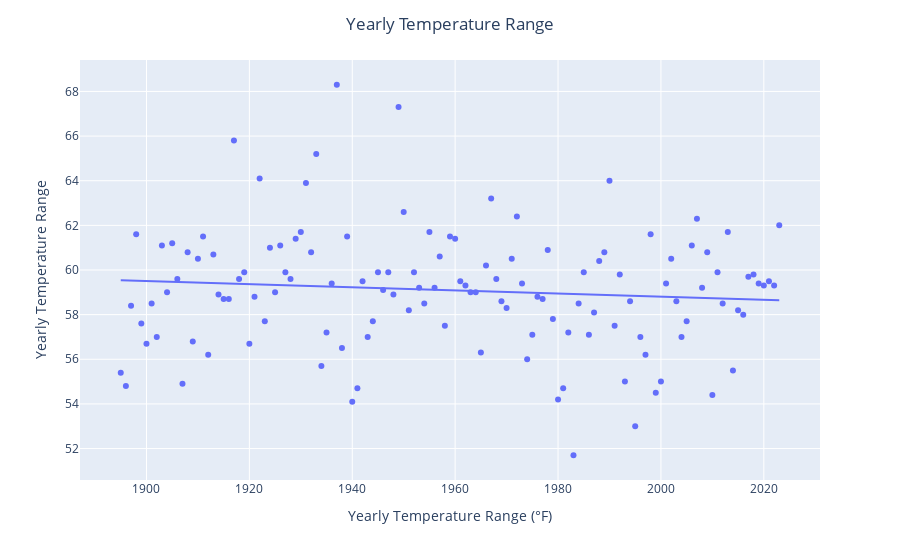

Source (notebook cell):
### Markdown cell above
We will also make a graph for difference in minimum and maximum temperature (aka yearly temperature range) just to see what happens.

### Code cell
tdiff_st_df = pd.merge(
    tmin_st_df[['Year', 'Yearly Min Temperature']],
    tmax_st_df[['Year', 'Yearly Max Temperature']],
    how='inner', on='Year'
)

tdiff_st_df['Yearly Temperature Range'] = tdiff_st_df['Yearly Max Temperature'] - tdiff_st_df['Yearly Min Temperature']

make_wt_graph(tdiff_st_df, 'Yearly Temperature Range', '°F')

### Figure 1 — Plotly figure (JSON) as saved in the notebook; plotly's stock layout.template omitted (floating-point values rounded to 4 significant figures; data arrays with more than 128 entries replaced by an {"elided": "..."} marker saying what was removed)
{"data": [{"hovertemplate": "Year=%{x}<br>Yearly Temperature Range=%{y}<extra></extra>", "legendgroup": "", "marker": {"color": "#636efa", "symbol": "circle"}, "mode": "markers", "name": "", "orientation": "v", "showlegend": false, "type": "scatter", "x": {"elided": "129 int values"}, "xaxis": "x", "y": {"elided": "129 float values"}, "yaxis": "y"}, {"hovertemplate": "<b>OLS trendline</b><br>Yearly Temperature Range = -0.00696948 * Year + 72.7462<br>R<sup>2</sup>=0.009384<br><br>Year=%{x}<br>Yearly Temperature Range=%{y} <b>(trend)</b><extra></extra>", "legendgroup": "", "marker": {"color": "#636efa", "symbol": "circle"}, "mode": "lines", "name": "", "showlegend": false, "type": "scatter", "x": {"elided": "129 int values"}, "xaxis": "x", "y": {"elided": "129 float values"}, "yaxis": "y"}], "layout": {"autosize": true, "legend": {"tracegroupgap": 0}, "margin": {"t": 60}, "title": {"text": "Yearly Temperature Range", "x": 0.5}, "xaxis": {"anchor": "y", "autorange": true, "domain": [0, 1], "range": [1887.0, 2031.0], "title": {"text": "Yearly Temperature Range (°F)"}, "type": "linear"}, "yaxis": {"anchor": "x", "autorange": true, "domain": [0, 1], "range": [50.41, 69.59], "title": {"text": "Yearly Temperature Range"}, "type": "linear"}}}
